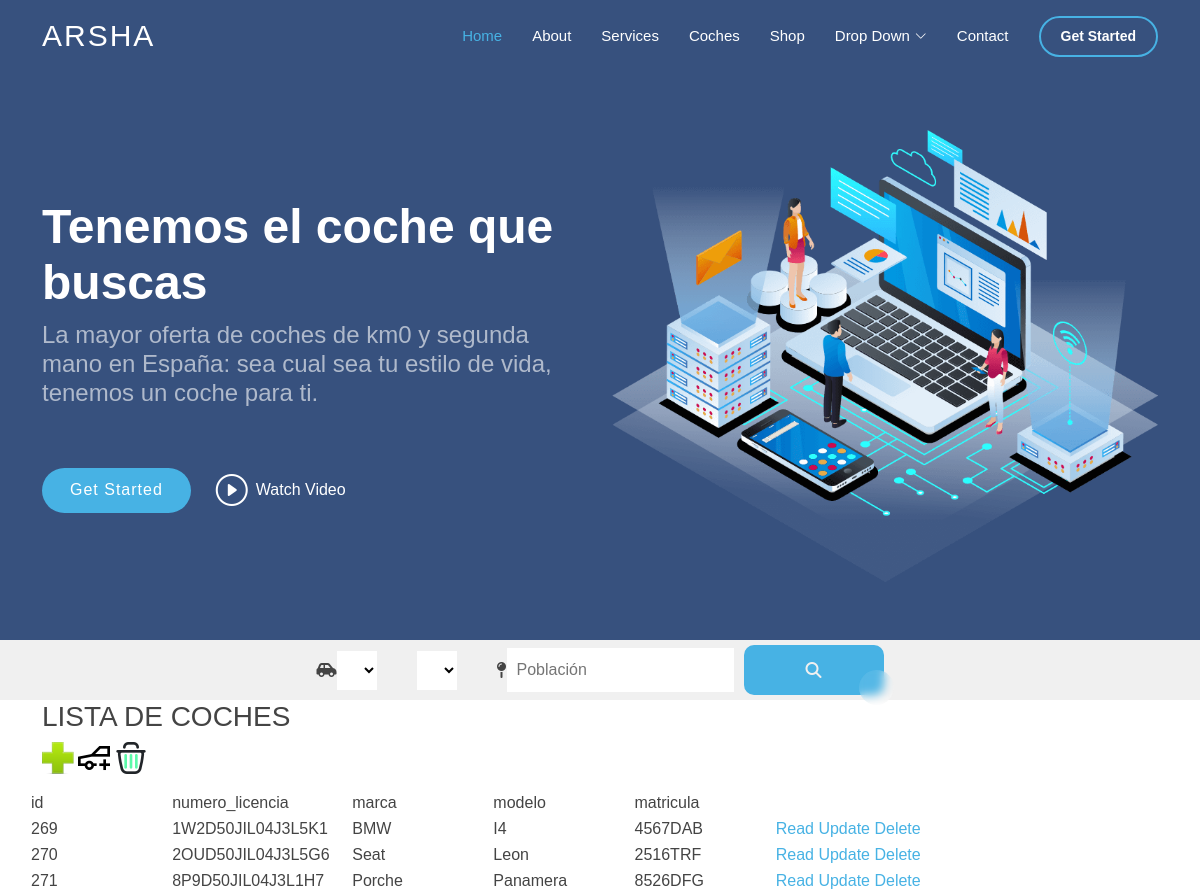
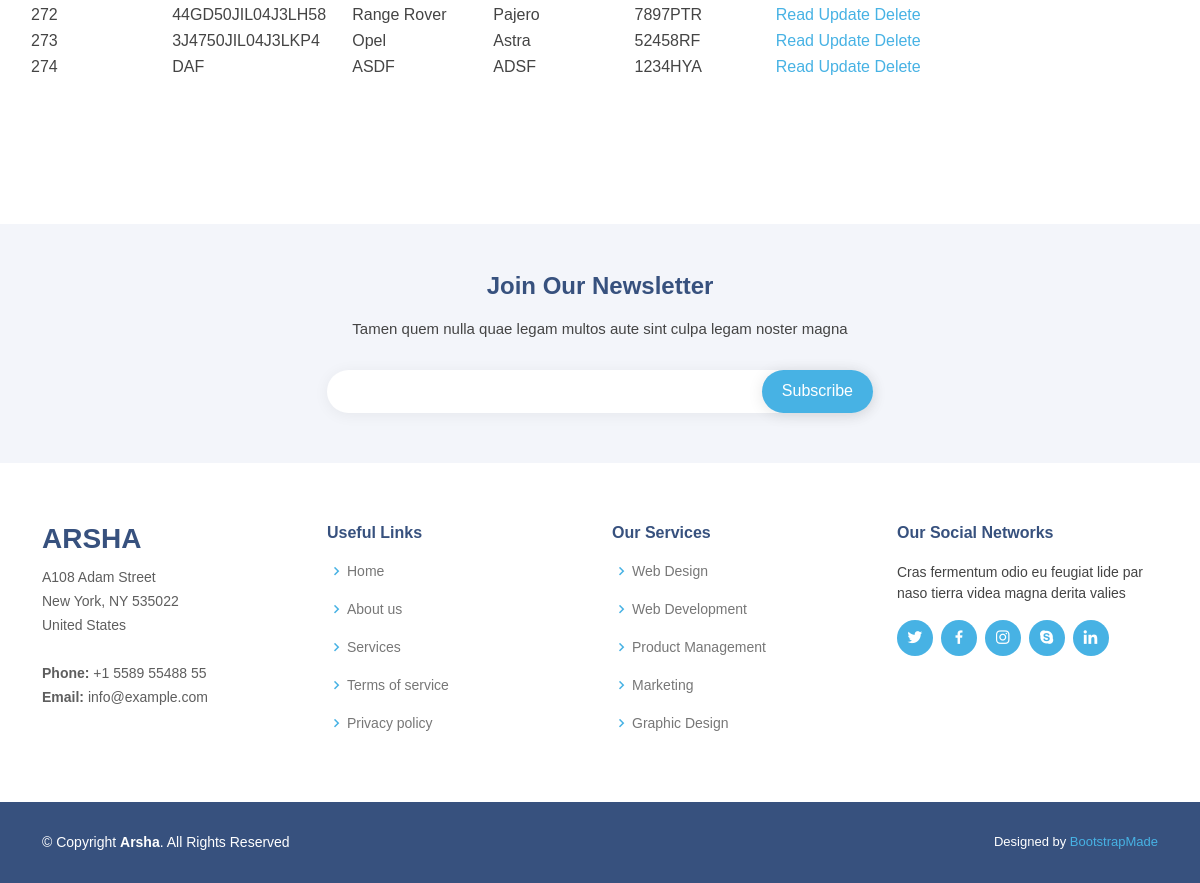
Screenshot of /index.php?page=controller_cars&op=list with the database file from the repository (2 pictures, top to bottom).
### tables this page shows
CREATE TABLE `cars` (
  `id` int(10) UNSIGNED NOT NULL,
  `license_number` varchar(17) NOT NULL,
  `brand` varchar(100) NOT NULL,
  `model` varchar(100) NOT NULL,
  `car_plate` varchar(7) NOT NULL,
  `km` int(11) NOT NULL,
  `category` varchar(100) NOT NULL,
  `type` varchar(100) NOT NULL,
  `comments` varchar(1000) NOT NULL,
  `discharge_date` varchar(10) NOT NULL,
  `color` varchar(1000) NOT NULL,
  `extras` varchar(1000) NOT NULL,
  `car_image` varchar(1000) NOT NULL,
  `price` longtext NOT NULL,
  `doors` int(11) NOT NULL,
  `city` varchar(100) NOT NULL,
  `lat` varchar(1000) NOT NULL,
  `lng` varchar(1000) NOT NULL
);

### module/cars/model/DAOCars.php (called while the page is built, shortened)
<?php
    class DAOCars{
        function select_all_car(){
            $sql = "SELECT * FROM cars ORDER BY id ASC";
            $conexion = connect::con();
            $res = mysqli_query($conexion, $sql);
            return $res;
        }
    }
?>

### module/cars/view/list_cars.php (the view, shortened to what this page needs)
<div id="contenido">
    <div class="container">
    	<div class="row">
    			<h3>LISTA DE COCHES</h3>
    	</div>
    	<div class="row">
    		<p><a href="index.php?page=controller_cars&op=create"><img src="view/img/anadir.png"></a>
            <a href="index.php?page=controller_cars&op=dummies"><img src="view/img/dummies.png"></a>
            <a href="index.php?page=controller_cars&op=delete_all"><img src="view/img/delete_all.png"></a></p>
    		<table>
                <tr>
                <td width=125>id</td>
                <td width=125>numero_licencia</td>
                <td width=125>marca</td>
                <td width=125>modelo</td>
                <td width=125>matricula</td>
                </tr>
                <?php
                    if ($rdo->num_rows === 0){
                        echo '<tr>';
                        echo '<td align="center"  colspan="3">NO HAY NINGUN COCHE</td>';
                        echo '</tr>';
                    }else{
                        foreach ($rdo as $row) {
                       		echo '<tr>';
                            echo "<td width=125>".$row['id']."</td>";
                            echo "<td width=125>".$row['license_number']."</td>";
                            echo "<td width=125>".$row['brand']."</td>";
                            echo "<td width=125>".$row['model']."</td>";
                            echo "<td width=125>".$row['car_plate']."</td>";
                    	   	echo '<td width=350>';
                    	   	print ("<a class='car' id='".$row['id']."'>Read</a>");
                    	   	echo '<a class="Button_green" href="index.php?page=controller_cars&op=update&id='.$row['id'].'">Update</a>';
                    	   	echo '<a class="Button_red" href="index.php?page=controller_cars&op=delete&id='.$row['id'].'">Delete</a>';
                    	   	echo '</td>';
                    	   	echo '</tr>';
                        }
                    }
                ?>
            </table>
    	</div>
    </div>
</div>
<section id="car_modal"></section>

### index.php (shortened to what this page needs)
<?php
    if ((isset($_GET['page'])) && ($_GET['page']==="controller_cars") ){
		include("view/inc/top_page_car.php");
	}else if((isset($_GET['page'])) && ($_GET['page']==="ctrl_home") ){
		include("view/inc/top_page_home.php");
	}else if((isset($_GET['page'])) && ($_GET['page']==="ctrl_shop") ){
		include("view/inc/top_page_shop.php");
	}else{
		include("view/inc/top_page.php");
	}
?>
<div id="wrapper">
    <div id="menu">
		<?php
		    include("view/inc/menu.php");
		?>
    </div>
    <div id="">
    	<?php
		    include("view/inc/pages.php");
		?>
        <br style="clear:both;" />
    </div>
    <div id="footer">
	    <?php
	        include("view/inc/footer.php");
	    ?>
    </div>
</div>
<?php
    include("view/inc/bottom_page.php");
?>

### view/inc/top_page_car.php (shortened to what this page needs)
<!DOCTYPE html>
<html lang="en">
<head>
  <link href="//cdnjs.cloudflare.com/ajax/libs/toastr.js/latest/toastr.min.css" rel="stylesheet" type="text/css"/>
	    <link href="view/assets/css/style.css" rel="stylesheet" type="text/css" />
  <link href="view/assets/vendor/aos/aos.css" rel="stylesheet">
  <link href="view/assets/vendor/bootstrap/css/bootstrap.min.css" rel="stylesheet">
  <link href="view/assets/vendor/bootstrap-icons/bootstrap-icons.css" rel="stylesheet">
  <link href="view/assets/vendor/boxicons/css/boxicons.min.css" rel="stylesheet">
  <link href="view/assets/vendor/glightbox/css/glightbox.min.css" rel="stylesheet">
  <link href="view/assets/vendor/remixicon/remixicon.css" rel="stylesheet">
  <link href="view/assets/vendor/swiper/swiper-bundle.min.css" rel="stylesheet">
  <link href="view/assets/css/style.css" rel="stylesheet">
</head>
<body>

### view/inc/menu.php (shortened to what this page needs)
  <header id="header" class="fixed-top ">
    <div class="container d-flex align-items-center">
      <h1 class="logo me-auto"><a href="index.html">Arsha</a></h1>
      <nav id="navbar" class="navbar">
        <ul>
          <li><a class="nav-link scrollto active" href="index.php?page=ctrl_home&op=list">Home</a></li>
          <li><a class="nav-link scrollto" href="#about">About</a></li>
          <li><a class="nav-link scrollto" href="index.php?page=services">Services</a></li>
          <li><a class="nav-link   scrollto" href="index.php?page=controller_cars&op=list">Coches</a></li>
          <li><a class="nav-link scrollto" href="index.php?page=ctrl_shop&op=list">Shop</a></li>
          <li class="dropdown"><a href="#"><span>Drop Down</span> <i class="bi bi-chevron-down"></i></a>
          </li>
          <li><a class="nav-link scrollto" href="index.php?page=contactus">Contact</a></li>
          <li><a class="getstarted scrollto" href="#about">Get Started</a></li>
        </ul>
      </nav>
    </div>
  </header>
  <section id="hero" class="d-flex align-items-center">
    <div class="container">
      <div class="row">
        <div class="col-lg-6 d-flex flex-column justify-content-center pt-4 pt-lg-0 order-2 order-lg-1" data-aos="fade-up" data-aos-delay="200">
          <h1>Tenemos el coche que buscas</h1>
          <h2>La mayor oferta de coches de km0 y segunda mano en España: sea cual sea tu estilo de vida, tenemos un coche para ti.</h2>
          <div class="d-flex justify-content-center justify-content-lg-start">
            <a href="#about" class="btn-get-started scrollto">Get Started</a>
            <a href="https://www.youtube.com/watch?v=xqrumTrBBQU" class="glightbox btn-watch-video"><i class="bi bi-play-circle"></i><span>Watch Video</span></a>
          </div>
        </div>
        <div class="col-lg-6 order-1 order-lg-2 hero-img" data-aos="zoom-in" data-aos-delay="200">
          <img src="view/assets/img/hero-img.png" class="img-fluid animated" alt="">
        </div>
      </div>
    </div>
  </section>
<nav class="navbar_search">
  <i class="fa-solid fa-car-side"></i>
  <select class="navbar-select-search" id="selectBrand"></select>
  <select class="navbar-select-search" id="selectModel"></select>
  <i class="fa-solid fa-map-pin"></i>
  <div class="navbar-input-search">
    <input type="text" placeholder="Población" id="searchAutocomplete" list="populations">
    <button id="button_search" class="button-86" role="button"><i class="fa-solid fa-magnifying-glass"></i></button>
  </div>
</nav>

### view/inc/pages.php (shortened to what this page needs)
<?php
	if(isset($_GET['page'])){
		switch($_GET['page']){
			case "controller_cars";
				include("module/cars/controller/".$_GET['page'].".php");
				break;
		}
	}else{
		include("module/inicio/inicio.html");
	}
?>

### module/cars/controller/controller_cars.php (shortened to what this page needs)
<?php
    include('C:\xampp\htdocs\coches_net\module\cars\model\DAOCars.php');
    switch($_GET['op']){
        case 'list';
            try{
                $daocar = new DAOCars();
                $rdo = $daocar->select_all_car();
            }catch (Exception $e){
                $callback = 'index.php?page=503';
                die('<script>window.location.href="'.$callback .'";</script>');
            }
            if(!$rdo){
                $callback = 'index.php?page=503';
                die('<script>window.location.href="'.$callback .'";</script>');
            }else{
                include("module/cars/view/list_cars.php");
            }
            break;
    }
?>

### view/inc/footer.php
<footer id="footer">
<div class="footer-newsletter">
  <div class="container">
    <div class="row justify-content-center">
      <div class="col-lg-6">
        <h4>Join Our Newsletter</h4>
        <p>Tamen quem nulla quae legam multos aute sint culpa legam noster magna</p>
        <form action="" method="post">
          <input type="email" name="email"><input type="submit" value="Subscribe">
        </form>
      </div>
    </div>
  </div>
</div>
<div class="footer-top">
  <div class="container">
    <div class="row">
      <div class="col-lg-3 col-md-6 footer-contact">
        <h3>Arsha</h3>
        <p>
          A108 Adam Street <br>
          New York, NY 535022<br>
          United States <br><br>
          <strong>Phone:</strong> +1 5589 55488 55<br>
          <strong>Email:</strong> info@example.com<br>
        </p>
      </div>
      <div class="col-lg-3 col-md-6 footer-links">
        <h4>Useful Links</h4>
        <ul>
          <li><i class="bx bx-chevron-right"></i> <a href="#">Home</a></li>
          <li><i class="bx bx-chevron-right"></i> <a href="#">About us</a></li>
          <li><i class="bx bx-chevron-right"></i> <a href="#">Services</a></li>
          <li><i class="bx bx-chevron-right"></i> <a href="#">Terms of service</a></li>
          <li><i class="bx bx-chevron-right"></i> <a href="#">Privacy policy</a></li>
        </ul>
      </div>
      <div class="col-lg-3 col-md-6 footer-links">
        <h4>Our Services</h4>
        <ul>
          <li><i class="bx bx-chevron-right"></i> <a href="#">Web Design</a></li>
          <li><i class="bx bx-chevron-right"></i> <a href="#">Web Development</a></li>
          <li><i class="bx bx-chevron-right"></i> <a href="#">Product Management</a></li>
          <li><i class="bx bx-chevron-right"></i> <a href="#">Marketing</a></li>
          <li><i class="bx bx-chevron-right"></i> <a href="#">Graphic Design</a></li>
        </ul>
      </div>
      <div class="col-lg-3 col-md-6 footer-links">
        <h4>Our Social Networks</h4>
        <p>Cras fermentum odio eu feugiat lide par naso tierra videa magna derita valies</p>
        <div class="social-links mt-3">
          <a href="#" class="twitter"><i class="bx bxl-twitter"></i></a>
          <a href="#" class="facebook"><i class="bx bxl-facebook"></i></a>
          <a href="#" class="instagram"><i class="bx bxl-instagram"></i></a>
          <a href="#" class="google-plus"><i class="bx bxl-skype"></i></a>
          <a href="#" class="linkedin"><i class="bx bxl-linkedin"></i></a>
        </div>
      </div>
    </div>
  </div>
</div>
<div class="container footer-bottom clearfix">
  <div class="copyright">
    &copy; Copyright <strong><span>Arsha</span></strong>. All Rights Reserved
  </div>
  <div class="credits">
    Designed by <a href="https://bootstrapmade.com/">BootstrapMade</a>
  </div>
</div>
</footer>

### rows the page displays
cars: id "269", license_number "1W2D50JIL04J3L5K1", brand "BMW", model "I4", car_plate "4567DAB"
cars: id "270", license_number "2OUD50JIL04J3L5G6", brand "Seat", model "Leon", car_plate "2516TRF"
cars: id "271", license_number "8P9D50JIL04J3L1H7", brand "Porche", model "Panamera", car_plate "8526DFG"
cars: id "272", license_number "44GD50JIL04J3LH58", brand "Range Rover", model "Pajero", car_plate "7897PTR"
cars: id "273", license_number "3J4750JIL04J3LKP4", brand "Opel", model "Astra", car_plate "52458RF"
cars: id "274", license_number "DAF", brand "ASDF", model "ADSF", car_plate "1234HYA"
